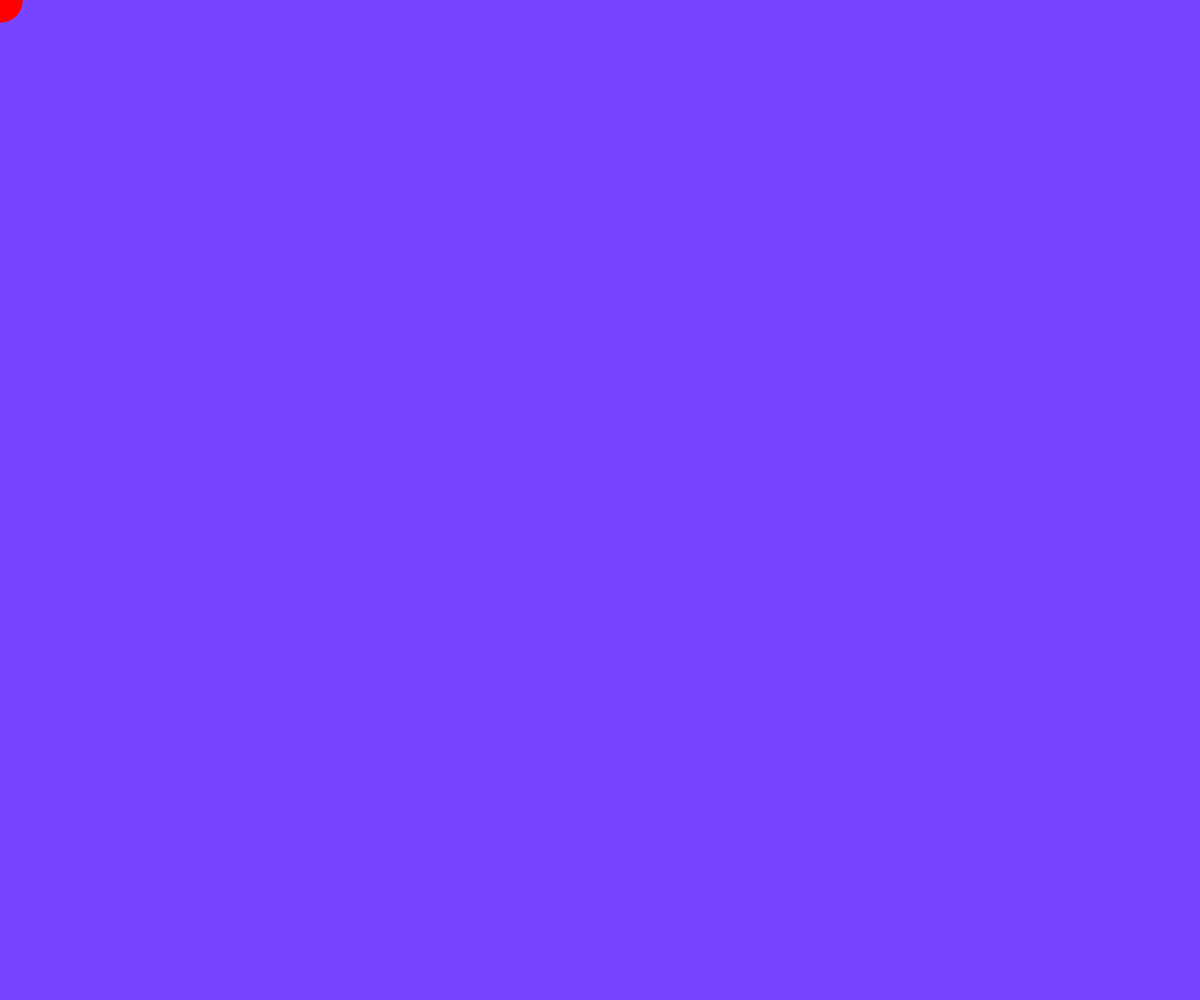
Frame 1 (no input)
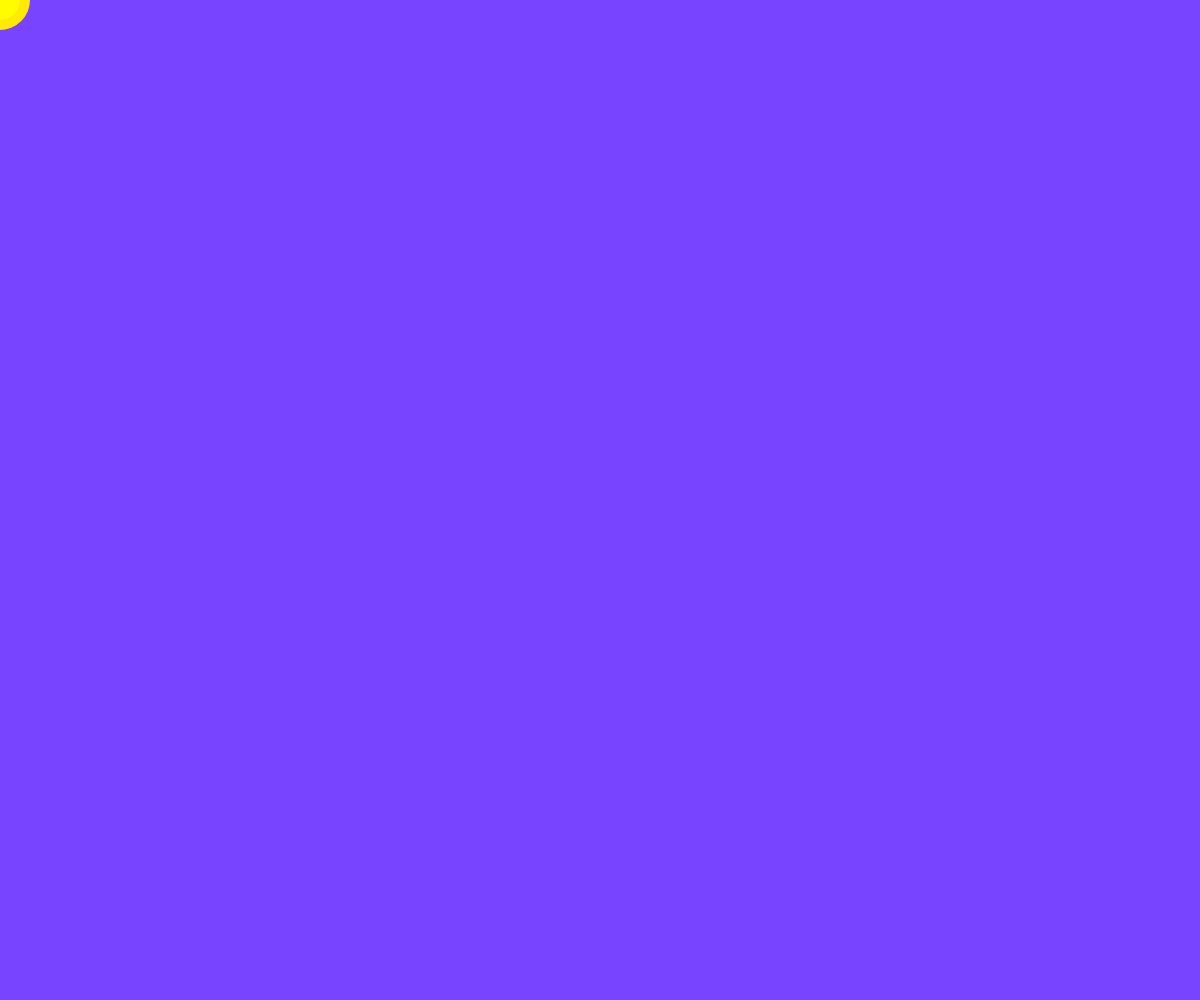
Frame 60 (no input)
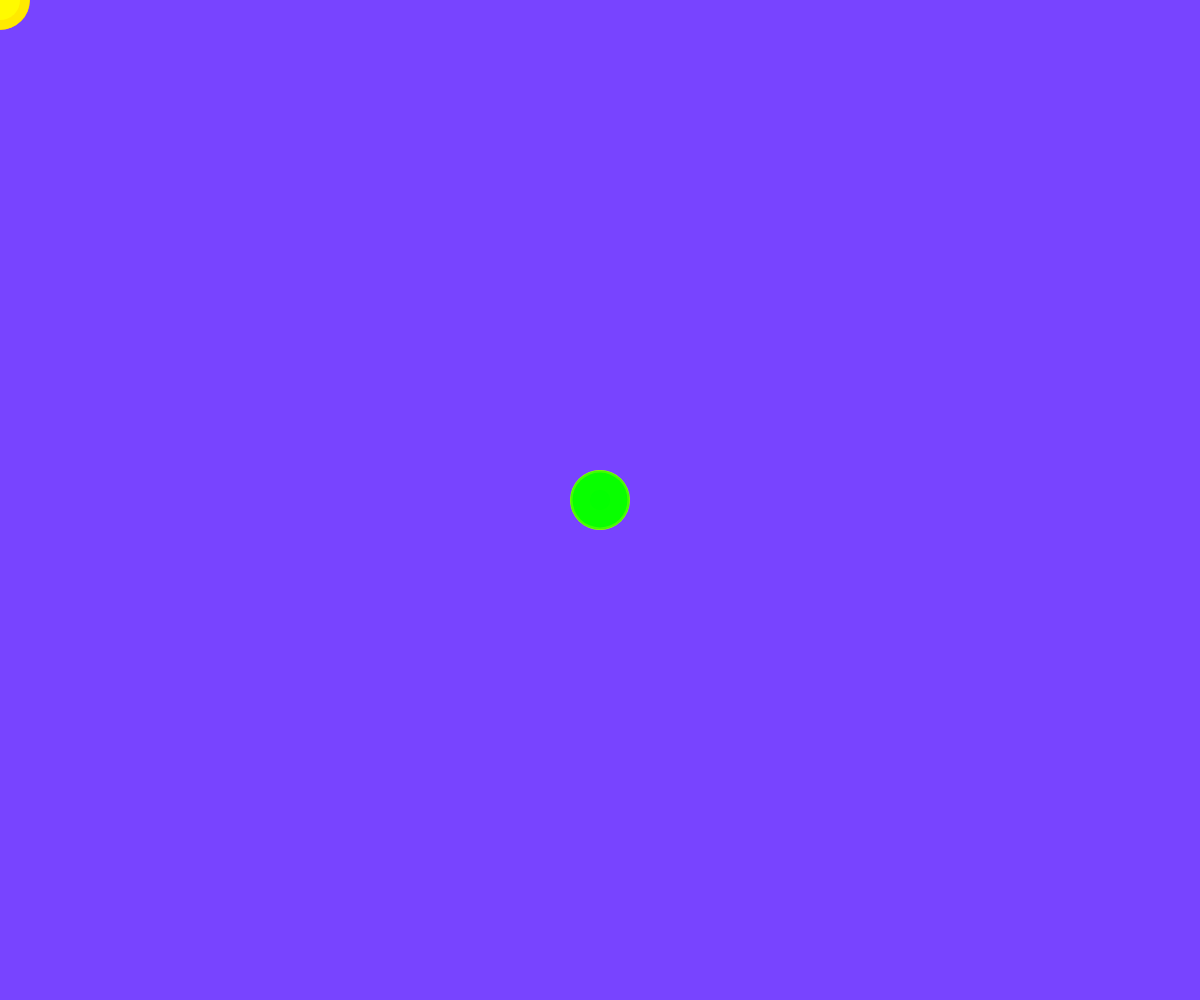
Frame 120 (the mouse pressed at the canvas centre since frame 60)

The p5.js sketch that drew these frames (run headless with seeded random() and noise() and a simulated clock; from frame 60 on, the mouse is pressed at the canvas centre):

// p5.js sketch
// ── sketch.js
let d;
let colorDot = 0;

function setup() {
  createCanvas(windowWidth, windowHeight);
  background(120, 68, 255);
}

function draw() {
  d = random(10, 60);

  colorMode(HSB);

  fill(colorDot, 100, 100);
  noStroke();
  ellipse(mouseX, mouseY, d, d);

  colorDot += 1;
  if (colorDot > 360) {
    colorDot = 0;
  }
}

// ── style.css
html, body {
  font-family: Helvetica, Arial, sans-serif;
  margin: 0;
  padding: 0;
}
canvas {
  display: block;
  text-align: center;
}
div{ 
  margin: 2rem auto;
  padding: 2rem;
  width: min(90vw, 800px);
  text-align: center;
  background: rgba(255,255,255,.75);
  box-shadow: 0 0 10px rgba(0,0,0,.5);
  border-radius: 10px;
  backdrop-filter: blur(5px);
}
svg{
  padding: 5px 20px;
}
ol{
  margin: 0;
  padding: 0 150px;
}
li{
  list-style: none;
  line-height: 3rem;
  border-bottom: 1px solid silver;
  display: flex;
  padding: 0.2rem 0;
}
li img{
  border-radius: 30% 40%;
  width: 3rem;
  height: 3rem;
  margin-right: 1rem;
}
